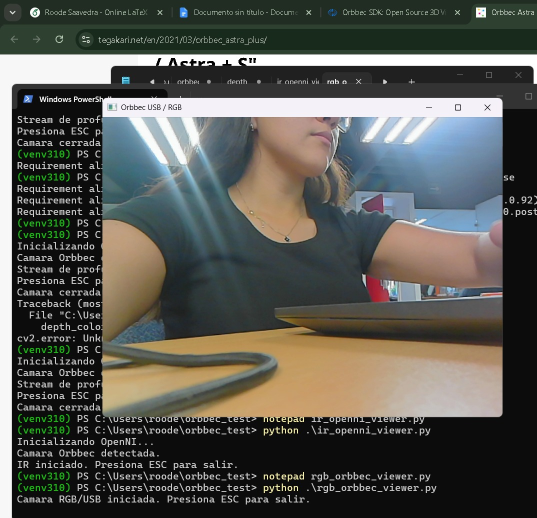
#> input picture evidencias/capturas/01_imagen_rgb.jpeg, 1073 x 1036 px (shown at 1/2 size)
$ python -i captura_rgb_profundidad.py   (imports and definitions only)
#> lines starting #> are read from the running program, lines starting #| are printed output that depends on the picture
#> further down, picture is the input picture: shape (1036, 1073, 3); mean B, G, R 82, 87.7, 87.2
import time
from pathlib import Path
from datetime import datetime

import cv2
import numpy as np
from primesense import openni2


OPENNI_PATH = (
    r"C:\Users\roode\Downloads"
    r"\Orbbec_OpenNI_v2.3.0.86-beta6_windows_release"
    r"\OpenNI_2.3.0.86_202210111950_4c8f5aa4_beta6_windows"
    r"\OpenNI_2.3.0.86_202210111950_4c8f5aa4_beta6_windows"
    r"\samples\bin"
)

RGB_INDEX = 0

PANEL_WIDTH = 640
PANEL_HEIGHT = 480

MAX_CAPTURES = 20
CAPTURE_INTERVAL_SECONDS = 5.0

CAPTURE_DIR = Path("captures")


class Kalman1D:
    """
    Filtro Kalman simple para suavizar una medición numérica.
    Sirve para profundidad, intensidad IR o promedio RGB.
    """

    # [32 lines left out: functions __init__, update, not called in this run]


class KalmanImage:
    """
    Filtro Kalman simple aplicado a una imagen completa.
    Suaviza cada píxel usando información de frames anteriores.
    """

    # [41 lines left out: functions __init__, update, normalizar_16_bits, not called in this run]


def extraer_bordes_rgb(rgb_image):
    """
    Extrae bordes de la imagen RGB usando Canny.
    """
    gray = cv2.cvtColor(rgb_image, cv2.COLOR_BGR2GRAY)
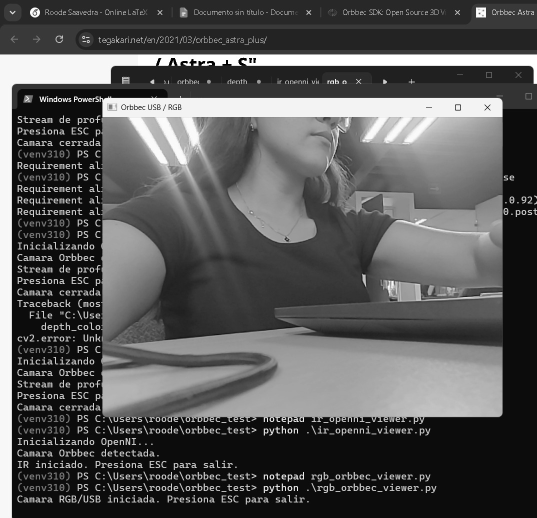
#> gray: shape (1036, 1073) (shown at 1/2 size); min 0, max 255, mean 86.9

    edges = cv2.Canny(
        gray,
        80,
        160,
    )
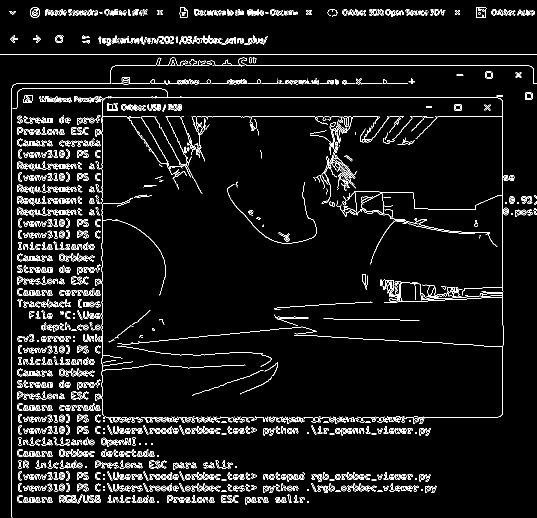
#> edges: shape (1036, 1073) (shown at 1/2 size); 5.5% white in thin lines or dots

    edges_bgr = cv2.cvtColor(
        edges,
        cv2.COLOR_GRAY2BGR,
    )
#> edges_bgr: shape (1036, 1073, 3); 5.5% white in thin lines or dots

    return edges_bgr


# [556 lines left out: functions extraer_bordes_infrarrojo, extraer_bordes_profundidad, obtener_datos_profundidad, escribir_texto, superponer_bordes, main, not called in this run]


# [2 lines not run here, left out]

>>> import cv2
>>> picture = cv2.imread('../evidencias/capturas/01_imagen_rgb.jpeg')
>>> result = extraer_bordes_rgb(picture)

$ run again, on evidencias/capturas/02_imagen_infrarroja.jpeg
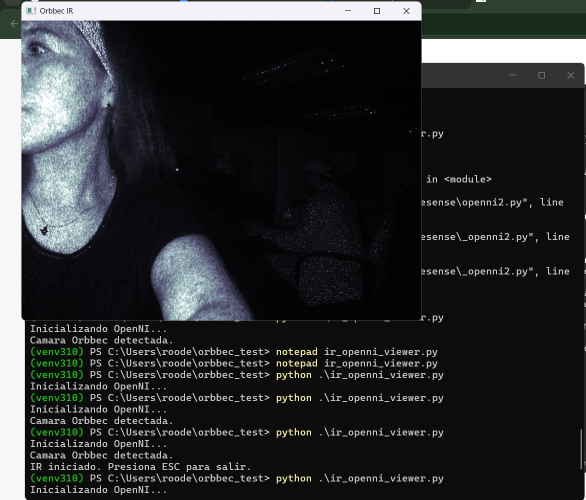
#> input picture evidencias/capturas/02_imagen_infrarroja.jpeg, 1172 x 1000 px (shown at 1/2 size)
#> picture is the input picture: shape (1000, 1172, 3); mean B, G, R 48.1, 46.9, 45.1
#> in extraer_bordes_rgb, `gray = cv2.cvtColor(rgb_image, cv2.COLOR_BGR2GRAY)`:
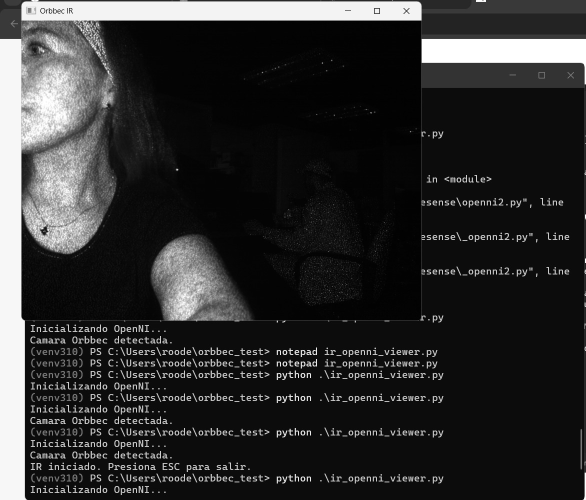
#> gray: shape (1000, 1172) (shown at 1/2 size); min 0, max 255, mean 46.5
#> in extraer_bordes_rgb, `edges = cv2.Canny( gray, 80, 160, )`:
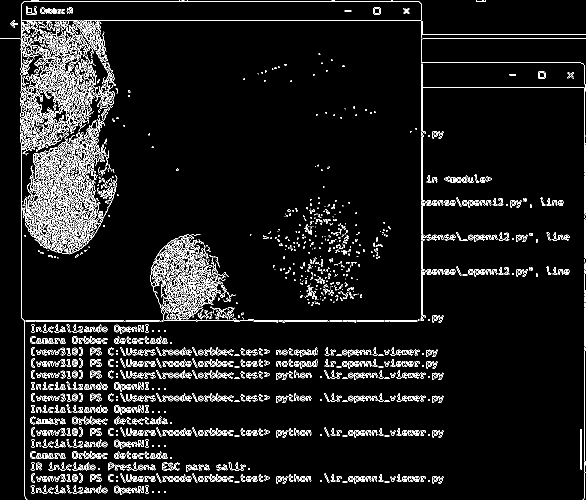
#> edges: shape (1000, 1172) (shown at 1/2 size); 6.4% white in thin lines or dots
#> edges_bgr: shape (1000, 1172, 3); 6.4% white in thin lines or dots

$ run again, on evidencias/capturas/03_tracking_objetivo.jpeg
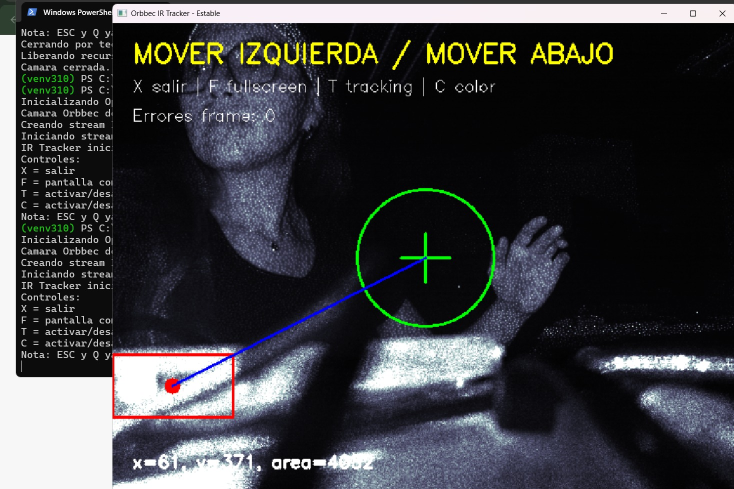
#> input picture evidencias/capturas/03_tracking_objetivo.jpeg, 1468 x 978 px (shown at 1/2 size)
#> picture is the input picture: shape (978, 1468, 3); mean B, G, R 63.1, 60.5, 59.4
#> in extraer_bordes_rgb, `gray = cv2.cvtColor(rgb_image, cv2.COLOR_BGR2GRAY)`:
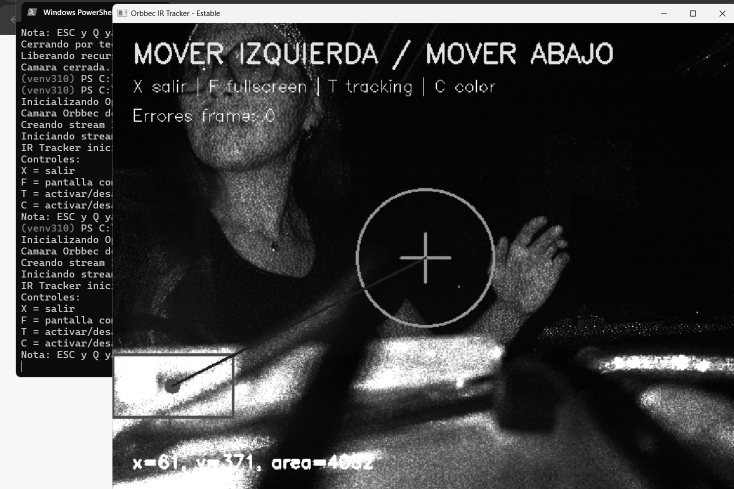
#> gray: shape (978, 1468) (shown at 1/2 size); min 0, max 255, mean 60.4
#> in extraer_bordes_rgb, `edges = cv2.Canny( gray, 80, 160, )`:
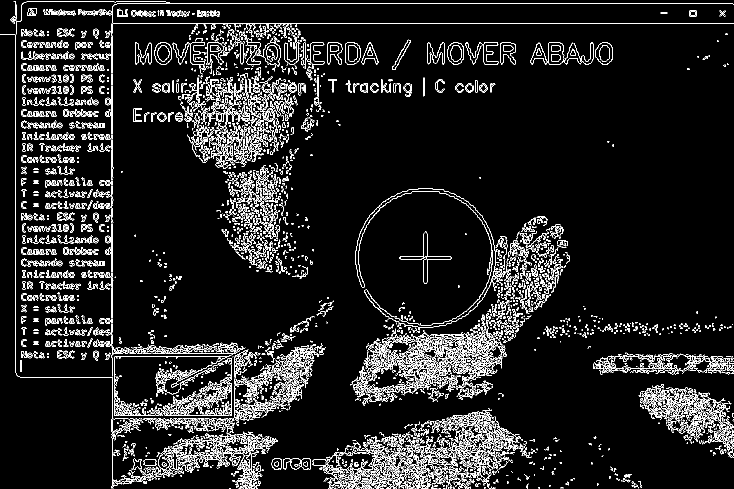
#> edges: shape (978, 1468) (shown at 1/2 size); 8.1% white in thin lines or dots
#> edges_bgr: shape (978, 1468, 3); 8.1% white in thin lines or dots

$ run again, on evidencias/capturas/04_prueba_profundidad.jpeg
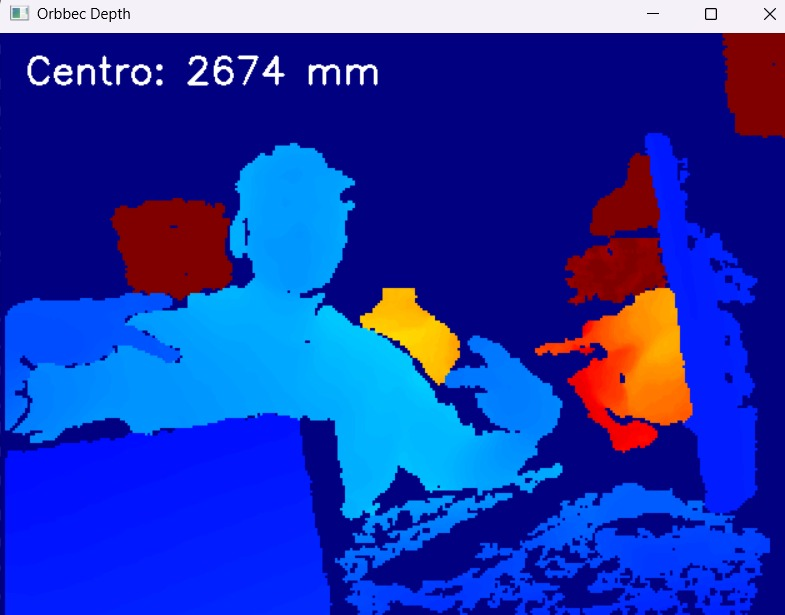
#> input picture evidencias/capturas/04_prueba_profundidad.jpeg, 785 x 615 px
#> picture is the input picture: shape (615, 785, 3); mean B, G, R 172.7, 52.8, 31.1
#> in extraer_bordes_rgb, `gray = cv2.cvtColor(rgb_image, cv2.COLOR_BGR2GRAY)`:
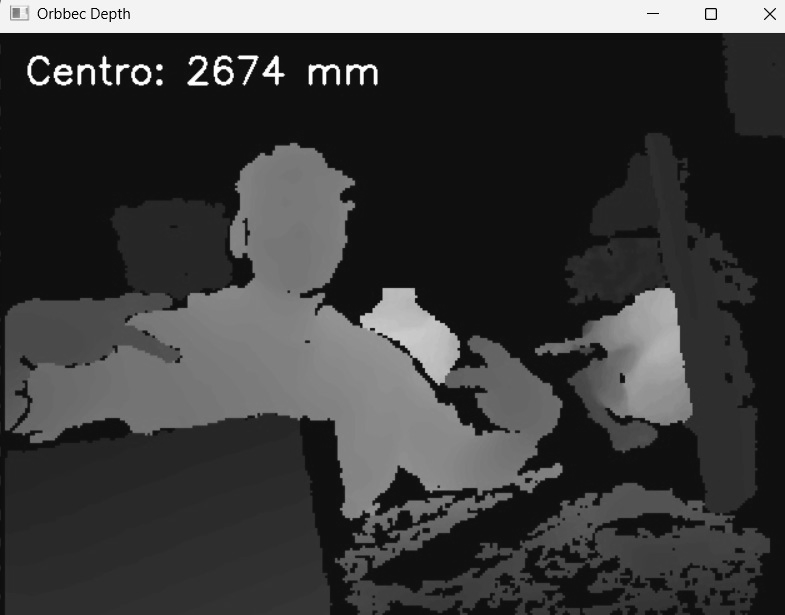
#> gray: shape (615, 785); min 0, max 255, mean 60.1
#> in extraer_bordes_rgb, `edges = cv2.Canny( gray, 80, 160, )`:
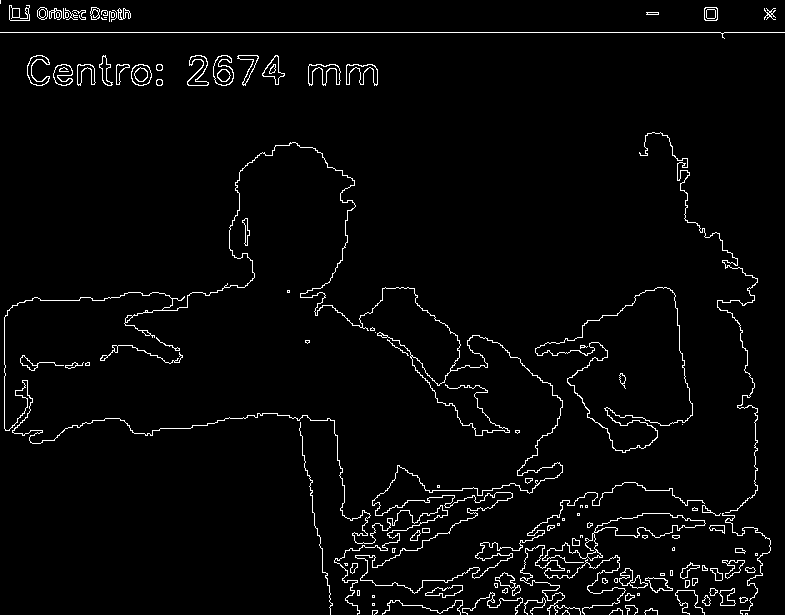
#> edges: shape (615, 785); 3% white in thin lines or dots
#> edges_bgr: shape (615, 785, 3); 3% white in thin lines or dots
